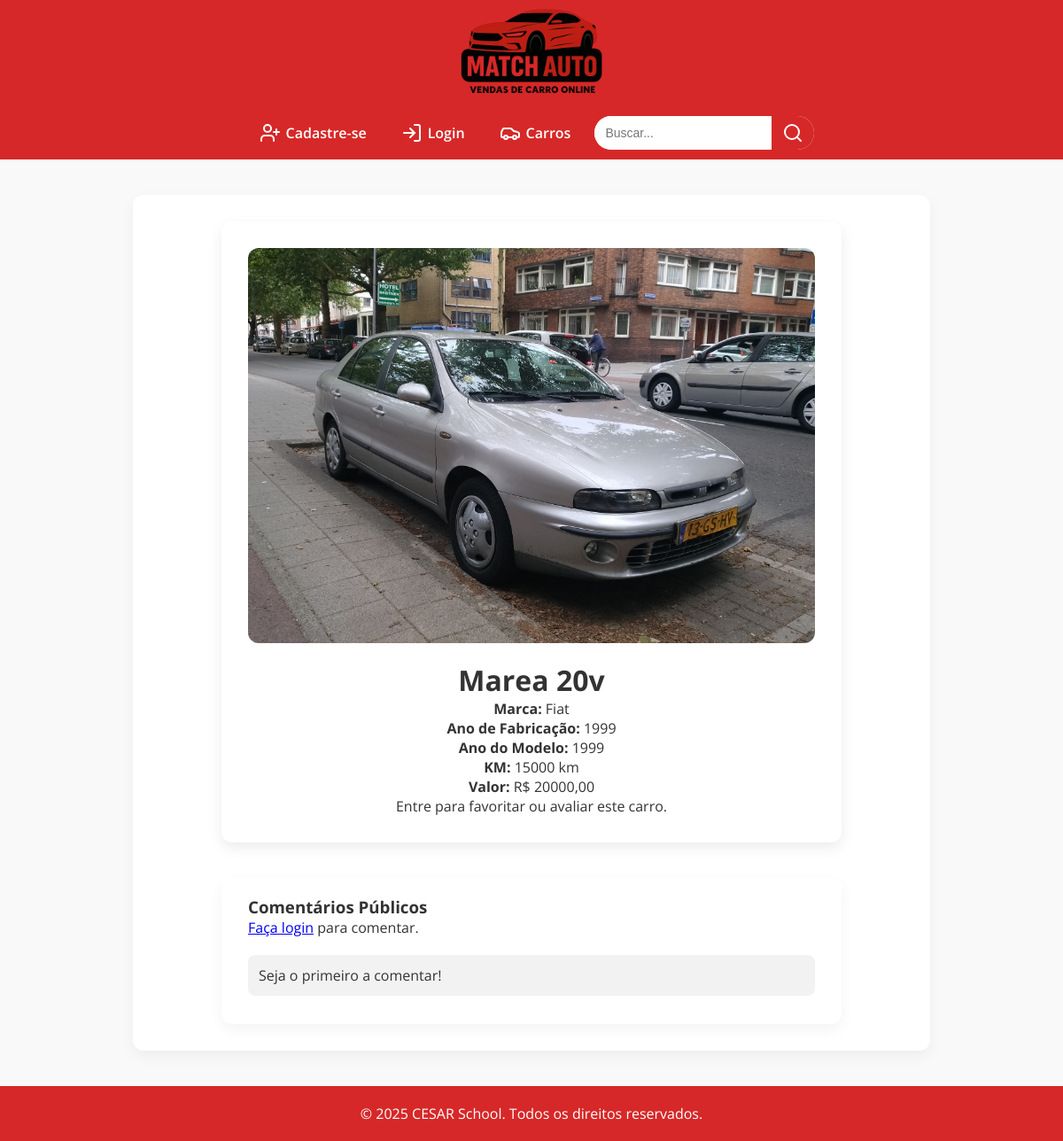
/interacoes/carro/1/, run on the app's committed database.
### cars/models.py (models this page shows, shortened)
class Car(models.Model):
    id = models.AutoField(primary_key=True)
    model = models.CharField(max_length=200)
    brand = models.ForeignKey(Brand, on_delete=models.PROTECT, related_name='car_brand')
    factory_year = models.IntegerField(blank = True, null = True)
    model_year = models.IntegerField(blank = True, null = True)
    km = models.IntegerField(blank = True, null = True)
    value = models.FloatField(blank = True, null = True)
    photo = models.ImageField(upload_to='cars/', blank = True, null = True)
    favoritos = models.ManyToManyField(User, related_name='carros_favoritos', blank=True)
    usuario = models.ForeignKey(User, on_delete=models.CASCADE)
    rating = models.DecimalField(max_digits=2, decimal_places=1, default=0)

class Brand(models.Model):
    id = models.AutoField(primary_key=True)
    name = models.CharField(max_length=200)

### interacoes/views.py (the view, shortened to what this page needs)
# urls.py: path('carro/<int:carro_id>/', views.detalhes_carro, name='detalhes_carro'),
def detalhes_carro(request, carro_id):
    carro = get_object_or_404(Car, id=carro_id)
    ja_favoritado = False
    if request.user.is_authenticated:
        ja_favoritado = Favorito.objects.filter(usuario=request.user, carro=carro).exists()
    comentarios = Comentario.objects.filter(carro=carro).order_by('-criado_em')
    context = {
        'carro': carro,
        'ja_favoritado': ja_favoritado,
        'comentarios': comentarios,
    }
    return render(request, 'detalhes_carro.html', context)

### interacoes/templates/detalhes_carro.html (shortened to what this page needs)
{% extends 'base.html' %}
{% load static %}
{% block content %}
  <div class="car-container">
    {% if carro.photo %}
      <img src="{{ carro.photo.url }}" alt="{{ carro.model }}" class="car-img">
    {% endif %}
    <h1 style="margin-top: 20px;">{{ carro.model }}</h1>
    <p><strong>Marca:</strong> {{ carro.brand.name }}</p>
    <p><strong>Ano de Fabricação:</strong> {{ carro.factory_year }}</p>
    <p><strong>Ano do Modelo:</strong> {{ carro.model_year }}</p>
    <p><strong>KM:</strong> {{ carro.km|default:"N/A" }} km</p>
    <p><strong>Valor:</strong> R$ {{ carro.value|floatformat:2 }}</p>
    {% if user.is_authenticated %}
      <div class="mt-4 flex items-center justify-center gap-4 flex-wrap">
        <a href="{% url 'toggle_favorito' carro.id %}"
           class="{% if ja_favoritado %}ja-favoritado-btn{% else %}favorito-btn{% endif %}">
           {% if ja_favoritado %}💔 Remover dos Favoritos{% else %}❤️ Adicionar aos Favoritos{% endif %}
        </a>
        <form action="{% url 'rate_car' carro.id %}" method="post" class="flex items-center gap-2">
          {% csrf_token %}
          <label for="score" class="text-sm font-bold"><strong>Avalie:</strong></label>
          <select name="score" id="score" class="border rounded p-1">
            {% for i in "012345" %}
              <option value="{{ i }}">{{ i }}</option>
            {% endfor %}
          </select>
          <button type="submit" class="avaliar-btn">
            ⭐ Enviar
          </button>
        </form>
        <p class="media-avaliacao mt-2">
          Média: <strong>{{ carro.rating }}</strong> / 5 ({{ carro.ratings.count }} votos)
        </p>
        {% if user.is_authenticated and user != carro.usuario %}
          <div class="mensagem-container">
            <h3>Enviar mensagem diretamente ao vendedor</h3>
            <form method="post" action="{% url 'enviar_mensagem' carro.id %}" class="mensagem-form">
              {% csrf_token %}
              <textarea name="conteudo" rows="3" placeholder="Escreva sua mensagem..." required></textarea>
              <button type="submit" class="mensagem-btn">Enviar mensagem</button>
            </form>
          </div>
        {% endif %}
      </div>
    {% else %}
      <p class="text-sm italic mt-4">Entre para favoritar ou avaliar este carro.</p>
    {% endif %}
  </div>
  <div class="comentarios-container">
    <h3>Comentários Públicos</h3>
    {% if user.is_authenticated %}
      <form id="comentario-form" method="post" class="comentario-form">
        {% csrf_token %}
        <textarea name="texto" rows="3" placeholder="Escreva seu comentário aqui..." required></textarea>
        <button type="submit">Enviar comentário</button>
      </form>
    {% else %}
      <p><a href="{% url 'login' %}">Faça login</a> para comentar.</p>
    {% endif %}
    <ul class="comentarios-lista" id="comentarios-lista">
      {% for comentario in comentarios %}
        <li>
          <strong>{{ comentario.autor.username }}</strong>
          em {{ comentario.criado_em|date:"d/m/Y H:i" }}<br>
          {{ comentario.texto }}
        </li>
      {% empty %}
        <li>Seja o primeiro a comentar!</li>
      {% endfor %}
    </ul>
  </div>
{% endblock %}

### MATCHAUTOS/templates/base.html (style rules this page uses)
* { margin: 0; padding: 0; box-sizing: border-box; }
body { font-family: 'Open Sans', sans-serif; background-color: #f9f9f9; color: #333; }
.car-img { width: 100%; height: 200px; object-fit: cover; transition: transform 0.3s ease; display: block; }

### interacoes/templates/detalhes_carro.html (style rules this page uses)
.car-container { background-color: #fff; padding: 30px; border-radius: 12px; box-shadow: 0 6px 16px rgba(0, 0, 0, 0.08); max-width: 700px; margin: 0 auto; text-align: center; }
.car-img { max-width: 100%; height: auto; border-radius: 12px; margin-bottom: 20px; object-fit: cover; max-height: 500px; }
.comentarios-container { max-width: 700px; margin: 40px auto 0; background: #fff; padding: 20px 30px; border-radius: 12px; box-shadow: 0 6px 16px rgba(0, 0, 0, 0.05); }
.comentarios-lista { list-style: none; padding: 0; margin-top: 20px; }
.comentarios-lista li { background: #f2f2f2; padding: 12px; border-radius: 8px; margin-bottom: 12px; }

### data on the page
Car: photo (picture), model "Marea 20v", brand.name "Fiat", factory_year "1999", model_year "1999", km "15000", value "20000,00"
